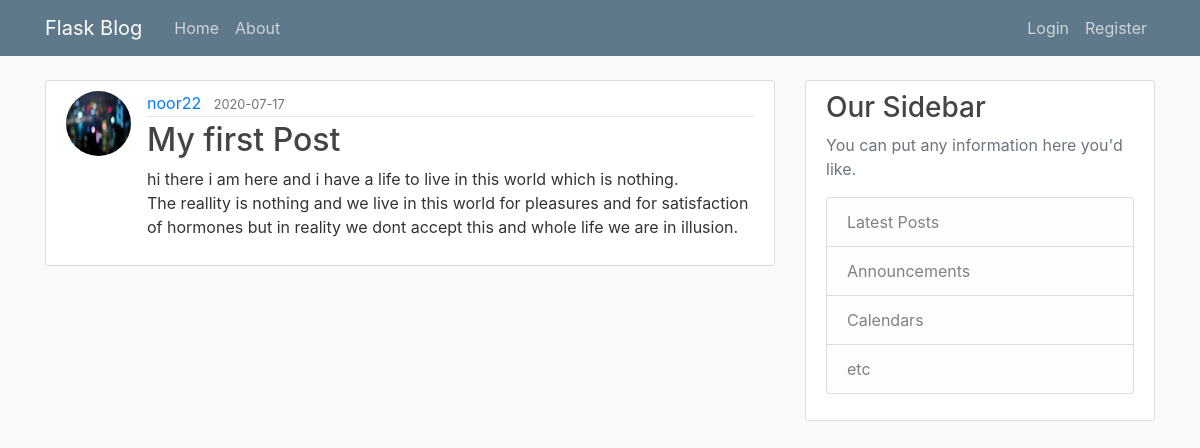
/post/1, run on the app's committed database.
### flaskblog/models.py (models this page shows, shortened)
class User(db.Model,UserMixin):
    id = db.Column(db.Integer, primary_key=True)
    username = db.Column(db.String(20), unique=True, nullable=False)
    email = db.Column(db.String(120), unique=True, nullable=False)
    image_file = db.Column(db.String(20), nullable=False, default='default.jpg')
    password = db.Column(db.String(60), nullable=False)
    posts = db.relationship('Post', backref='author', lazy=True)

class Post(db.Model):
    id = db.Column(db.Integer, primary_key=True)
    title = db.Column(db.String(100), nullable=False)
    date_posted = db.Column(db.DateTime, nullable=False, default=datetime.utcnow)
    content = db.Column(db.Text, nullable=False)
    user_id = db.Column(db.Integer, db.ForeignKey('user.id'), nullable=False)

### flaskblog/routes.py (the view)
@app.route("/post/<post_id>")
def post(post_id):
    post = Post.query.get_or_404(post_id)
    return render_template('post.html', title=post.title, post=post)

### flaskblog/templates/post.html
{% extends "layout.html" %}
{% block content %}
        <article class="media content-section">
          <img class="rounded-circle article-img" src="{{url_for('static', filename='profile_pics/'+post.author.image_file)}}">
          <div class="media-body">
            <div class="article-metadata">
              <a class="mr-2" href="#">{{ post.author.username }}</a>
              <small class="text-muted">{{ post.date_posted.strftime('%Y-%m-%d') }}</small>
            </div>
            <h2 class="article-title" >{{ post.title }}</a></h2>
            <p class="article-content">{{ post.content }}</p>
          </div>
        </article>
{% endblock content %}

### flaskblog/static/main.css (style rules this page uses)
body { background: #fafafa; color: #333333; margin-top: 5rem; }
h1, h2, h3, h4, h5, h6 { color: #444444; }
.content-section { background: #ffffff; padding: 10px 20px; border: 1px solid #dddddd; border-radius: 3px; margin-bottom: 20px; }
.article-title { color: #444444; }
.article-content { white-space: pre-line; }
.article-img { height: 65px; width: 65px; margin-right: 16px; }
.article-metadata { padding-bottom: 1px; margin-bottom: 4px; border-bottom: 1px solid #e3e3e3 }

### data on the page
User: image_file (picture), author.username "noor22"
Post: date_posted "2020-07-17", title "My first Post", content "hi there i am here and i have a life to live in this world which is nothing. The reallity is nothing and we live in this world for pleasures and for satisfaction of hormones but in reality we dont accept this and whole life we are in illusion."
